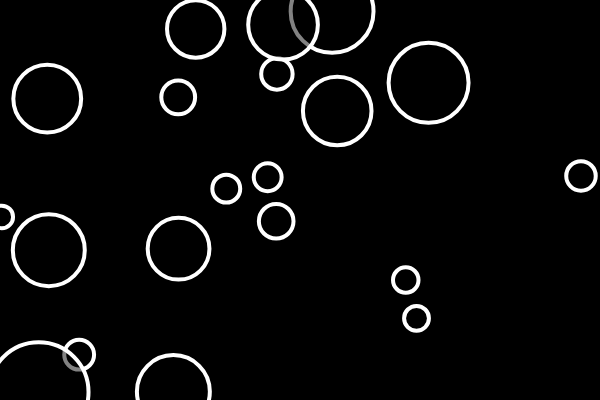
Frame 1 (no input)
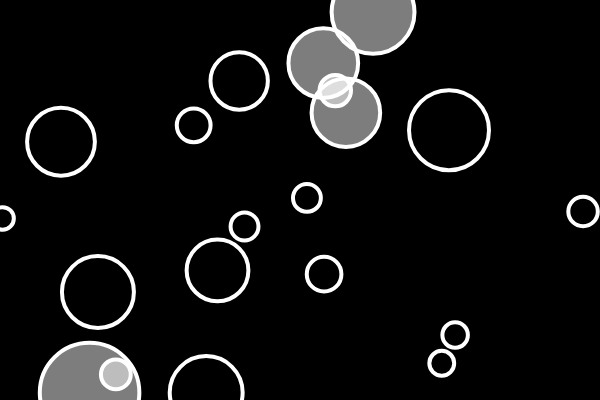
Frame 60 (no input)
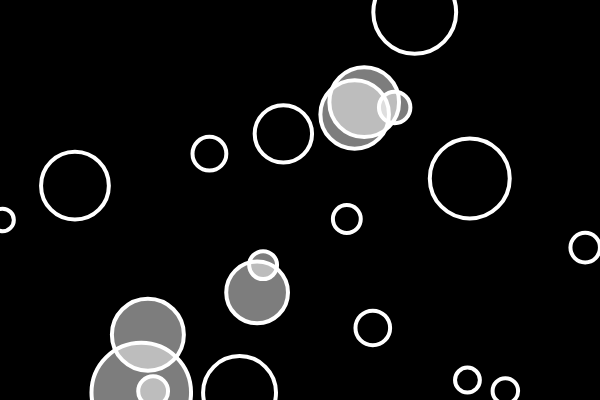
Frame 120 (the mouse pressed at the canvas centre since frame 60)

The p5.js sketch that drew these frames (run headless with seeded random() and noise() and a simulated clock; from frame 60 on, the mouse is pressed at the canvas centre):

// p5.js sketch
// ── sketch.js
let bubbles = [];

function setup() {
  createCanvas(600, 400);
  for (let i = 0; i < 20; i++) {
    let x = random(width);
    let y = random(height);
    let r = random(10, 50);
    bubbles[i] = new Bubble(x, y, r);
  }
}

function draw() {
  background(0);

  for (let b of bubbles) {
    b.show();
    b.move();
    b.bounce();

    let overlapping = false;
    for (let other of bubbles) {
      if (b !== other && b.intersects(other)) {
        overlapping = true;
      }
    }
    if (overlapping) {
      b.changeColor(255);
    } else {
      b.changeColor(0);
    }
  }
}

class Bubble {
  constructor(x, y, r = 50) {
    this.x = x;
    this.y = y;
    this.r = r;
    this.xspeed = random();
    this.yspeed = random();
    this.brightness = 0;
  }

  intersects(other) {
    let d = dist(this.x, this.y, other.x, other.y);
    return d < this.r + other.r;
  }

  changeColor(bright) {
    this.brightness = bright;
  }

  contains(px, py) {
    let d = dist(px, py, this.x, this.y);
    if (d < this.r) {
      return true;
    } else {
      return false;
    }
  }

  move() {
    this.x = this.x + this.xspeed;
    this.y = this.y + this.yspeed;
  }
  bounce() {
    if (this.x > width - this.r / 2 || this.x < this.r / 2) {
      this.xspeed = this.xspeed * -1;
    }
    if (this.y > height - this.r / 2 || this.y < this.r / 2) {
      this.yspeed = this.yspeed * -1;
    }
  }
  show() {
    stroke(255);
    strokeWeight(4);
    fill(this.brightness, 125);
    ellipse(this.x, this.y, this.r * 2);
  }
}
